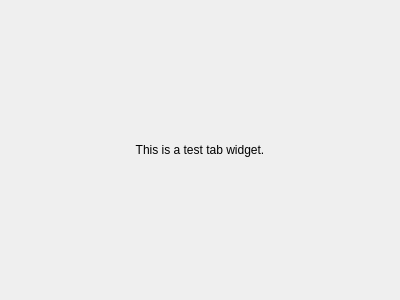
<?xml version="1.0" encoding="UTF-8"?>
<ui version="4.0">
 <class>DefaultTabWidget</class>
 <widget class="QWidget" name="DefaultTabWidget">
  <property name="geometry">
   <rect>
    <x>0</x>
    <y>0</y>
    <width>400</width>
    <height>300</height>
   </rect>
  </property>
  <property name="windowTitle">
   <string>Form</string>
  </property>
  <layout class="QHBoxLayout" name="horizontalLayout">
   <item>
    <widget class="QLabel" name="label">
     <property name="text">
      <string>This is a test tab widget.</string>
     </property>
     <property name="alignment">
      <set>Qt::AlignCenter</set>
     </property>
    </widget>
   </item>
  </layout>
 </widget>
 <resources/>
 <connections/>
</ui>
